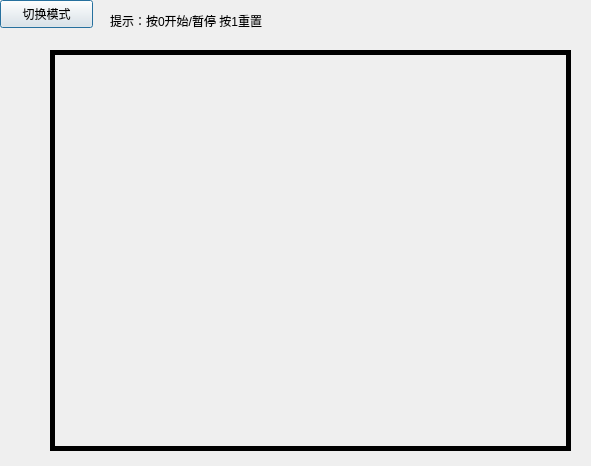
<?xml version="1.0" encoding="UTF-8"?>
<ui version="4.0">
 <class>snake</class>
 <widget class="QDialog" name="snake">
  <property name="geometry">
   <rect>
    <x>0</x>
    <y>0</y>
    <width>591</width>
    <height>466</height>
   </rect>
  </property>
  <property name="windowTitle">
   <string>Dialog</string>
  </property>
  <widget class="QPushButton" name="pushButton">
   <property name="geometry">
    <rect>
     <x>0</x>
     <y>0</y>
     <width>93</width>
     <height>28</height>
    </rect>
   </property>
   <property name="text">
    <string>切换模式</string>
   </property>
  </widget>
  <widget class="QStackedWidget" name="stackedWidget">
   <property name="geometry">
    <rect>
     <x>50</x>
     <y>50</y>
     <width>521</width>
     <height>401</height>
    </rect>
   </property>
   <property name="frameShape">
    <enum>QFrame::Box</enum>
   </property>
   <property name="lineWidth">
    <number>5</number>
   </property>
   <widget class="QWidget" name="page"/>
   <widget class="QWidget" name="page_2"/>
  </widget>
  <widget class="QLabel" name="label">
   <property name="geometry">
    <rect>
     <x>110</x>
     <y>10</y>
     <width>201</width>
     <height>21</height>
    </rect>
   </property>
   <property name="text">
    <string>提示：按0开始/暂停 按1重置</string>
   </property>
  </widget>
 </widget>
 <resources/>
 <connections/>
</ui>
